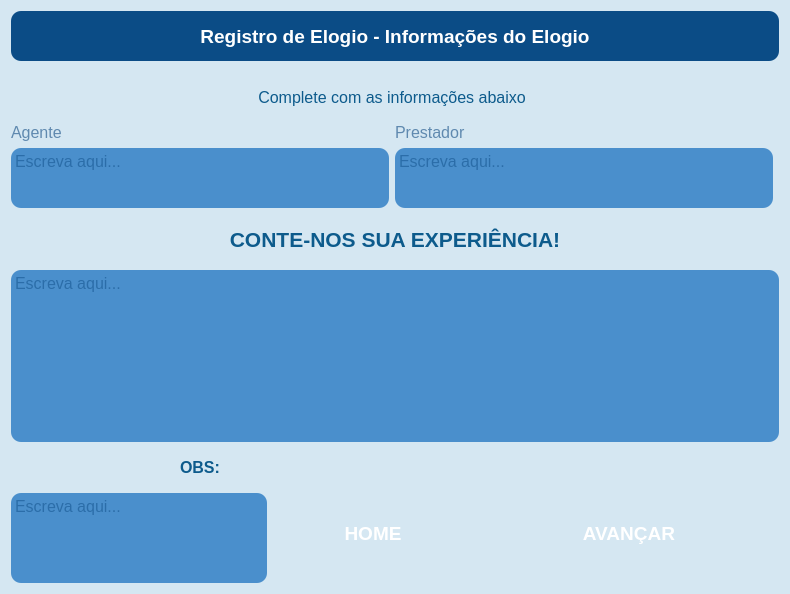
        <widget class="QFrame" name="frame_agente_prestador">
         <property name="minimumSize">
          <size>
           <width>0</width>
           <height>0</height>
          </size>
         </property>
         <property name="maximumSize">
          <size>
           <width>16777215</width>
           <height>16777215</height>
          </size>
         </property>
         <property name="sizeIncrement">
          <size>
           <width>0</width>
           <height>0</height>
          </size>
         </property>
         <property name="styleSheet">
          <string notr="true">background-color:#D5E7F2;
color: rgb(255, 255, 255);
border: rgb(0, 0, 127);
border-radius: 10px;</string>
         </property>
         <property name="frameShape">
          <enum>QFrame::NoFrame</enum>
         </property>
         <property name="frameShadow">
          <enum>QFrame::Raised</enum>
         </property>
         <layout class="QGridLayout" name="gridLayout_7">
          <item row="11" column="0" colspan="3">
           <widget class="QPlainTextEdit" name="et_elogio_4">
            <property name="minimumSize">
             <size>
              <width>0</width>
              <height>100</height>
             </size>
            </property>
            <property name="maximumSize">
             <size>
              <width>16777215</width>
              <height>16777215</height>
             </size>
            </property>
            <property name="font">
             <font>
              <pointsize>12</pointsize>
             </font>
            </property>
            <property name="styleSheet">
             <string notr="true">QPlainTextEdit {
color: rgb(11, 76, 134);
border-color: rgb(242, 163, 65);
background-color: rgb(74, 143, 204);
margin-top: 10px;
margin-bottom: 10px;
}
QPlainTextEdit:focus{
border: 3px solid #F2A341;
}</string>
            </property>
            <property name="frameShape">
             <enum>QFrame::NoFrame</enum>
            </property>
            <property name="tabChangesFocus">
             <bool>true</bool>
            </property>
            <property name="placeholderText">
             <string>Escreva aqui...</string>
            </property>
           </widget>
          </item>
          <item row="0" column="0" colspan="3">
           <widget class="QLabel" name="label_23">
            <property name="enabled">
             <bool>true</bool>
            </property>
            <property name="minimumSize">
             <size>
              <width>0</width>
              <height>60</height>
             </size>
            </property>
            <property name="maximumSize">
             <size>
              <width>16777215</width>
              <height>85</height>
             </size>
            </property>
            <property name="font">
             <font>
              <pointsize>14</pointsize>
              <weight>75</weight>
              <bold>true</bold>
             </font>
            </property>
            <property name="layoutDirection">
             <enum>Qt::LeftToRight</enum>
            </property>
            <property name="styleSheet">
             <string notr="true">background-color: #0B4C86;
color: rgb(255, 255, 255);
border: #F2A341;
border-radius: 10px;
margin-bottom: 10px;</string>
            </property>
            <property name="frameShadow">
             <enum>QFrame::Plain</enum>
            </property>
            <property name="lineWidth">
             <number>1</number>
            </property>
            <property name="text">
             <string>Registro de Elogio - Informações do Elogio</string>
            </property>
            <property name="alignment">
             <set>Qt::AlignCenter</set>
            </property>
           </widget>
          </item>
          <item row="7" column="0">
           <widget class="QPlainTextEdit" name="et_nome_eq_2">
            <property name="enabled">
             <bool>true</bool>
            </property>
            <property name="sizePolicy">
             <sizepolicy hsizetype="Expanding" vsizetype="Expanding">
              <horstretch>0</horstretch>
              <verstretch>0</verstretch>
             </sizepolicy>
            </property>
            <property name="minimumSize">
             <size>
              <width>0</width>
              <height>30</height>
             </size>
            </property>
            <property name="maximumSize">
             <size>
              <width>16777215</width>
              <height>60</height>
             </size>
            </property>
            <property name="font">
             <font>
              <pointsize>12</pointsize>
             </font>
            </property>
            <property name="styleSheet">
             <string notr="true">QPlainTextEdit {
color: rgb(11, 76, 134);
border-color: rgb(242, 163, 65);
background-color: rgb(74, 143, 204);
}
QPlainTextEdit:focus{
border: 3px solid #F2A341;
}</string>
            </property>
            <property name="frameShape">
             <enum>QFrame::NoFrame</enum>
            </property>
            <property name="tabChangesFocus">
             <bool>true</bool>
            </property>
            <property name="placeholderText">
             <string>Escreva aqui...</string>
            </property>
           </widget>
          </item>
          <item row="7" column="1">
           <widget class="QPlainTextEdit" name="et_nome_ag_3">
            <property name="sizePolicy">
             <sizepolicy hsizetype="Expanding" vsizetype="Expanding">
              <horstretch>0</horstretch>
              <verstretch>0</verstretch>
             </sizepolicy>
            </property>
            <property name="minimumSize">
             <size>
              <width>0</width>
              <height>30</height>
             </size>
            </property>
            <property name="maximumSize">
             <size>
              <width>16777215</width>
              <height>60</height>
             </size>
            </property>
            <property name="font">
             <font>
              <pointsize>12</pointsize>
             </font>
            </property>
            <property name="layoutDirection">
             <enum>Qt::LeftToRight</enum>
            </property>
            <property name="autoFillBackground">
             <bool>false</bool>
            </property>
            <property name="styleSheet">
             <string notr="true">QPlainTextEdit {
color: rgb(11, 76, 134);
border-color: rgb(242, 163, 65);
background-color: rgb(74, 143, 204);
}
QPlainTextEdit:focus{
border: 3px solid #F2A341;
}</string>
            </property>
            <property name="frameShape">
             <enum>QFrame::NoFrame</enum>
            </property>
            <property name="tabChangesFocus">
             <bool>true</bool>
            </property>
            <property name="placeholderText">
             <string>Escreva aqui...</string>
            </property>
           </widget>
          </item>
          <item row="10" column="0" colspan="3">
           <widget class="QLabel" name="label_24">
            <property name="minimumSize">
             <size>
              <width>0</width>
              <height>40</height>
             </size>
            </property>
            <property name="font">
             <font>
              <pointsize>16</pointsize>
              <weight>75</weight>
              <bold>true</bold>
             </font>
            </property>
            <property name="acceptDrops">
             <bool>false</bool>
            </property>
            <property name="layoutDirection">
             <enum>Qt::LeftToRight</enum>
            </property>
            <property name="styleSheet">
             <string notr="true">color: #0D5B8C;
margin-top:10px;
</string>
            </property>
            <property name="text">
             <string>CONTE-NOS SUA EXPERIÊNCIA!</string>
            </property>
            <property name="alignment">
             <set>Qt::AlignCenter</set>
            </property>
           </widget>
          </item>
          <item row="13" column="0" rowspan="2" colspan="3">
           <layout class="QHBoxLayout" name="horizontalLayout_5">
            <property name="sizeConstraint">
             <enum>QLayout::SetMaximumSize</enum>
            </property>
            <item>
             <widget class="QPlainTextEdit" name="et_obs_4">
              <property name="minimumSize">
               <size>
                <width>0</width>
                <height>0</height>
               </size>
              </property>
              <property name="maximumSize">
               <size>
                <width>16777215</width>
                <height>100</height>
               </size>
              </property>
              <property name="font">
               <font>
                <pointsize>12</pointsize>
               </font>
              </property>
              <property name="styleSheet">
               <string notr="true">QPlainTextEdit {
color: rgb(11, 76, 134);
border-color: rgb(242, 163, 65);
background-color: rgb(74, 143, 204);
margin-top:10px
}
QPlainTextEdit:focus{
border: 3px solid #F2A341;
}</string>
              </property>
              <property name="frameShape">
               <enum>QFrame::NoFrame</enum>
              </property>
              <property name="tabChangesFocus">
               <bool>true</bool>
              </property>
              <property name="placeholderText">
               <string>Escreva aqui...</string>
              </property>
             </widget>
            </item>
            <item>
             <widget class="QPushButton" name="btn_voltar_4">
              <property name="minimumSize">
               <size>
                <width>200</width>
                <height>50</height>
               </size>
              </property>
              <property name="maximumSize">
               <size>
                <width>16777215</width>
                <height>120</height>
               </size>
              </property>
              <property name="font">
               <font>
                <pointsize>14</pointsize>
                <weight>75</weight>
                <bold>true</bold>
               </font>
              </property>
              <property name="cursor">
               <cursorShape>PointingHandCursor</cursorShape>
              </property>
              <property name="styleSheet">
               <string notr="true">\a\QPushButton{
background-color: #F3AA3E;
color: #0D5B8C;
border-radius: 10px;
margin-top:10px
}
QPushButton:pressed{
border: 5px solid #0B4C86;
}\\a</string>
              </property>
              <property name="text">
               <string>HOME</string>
              </property>
             </widget>
            </item>
            <item>
             <widget class="QPushButton" name="btn_enviar_4">
              <property name="enabled">
               <bool>true</bool>
              </property>
              <property name="sizePolicy">
               <sizepolicy hsizetype="Minimum" vsizetype="Fixed">
                <horstretch>0</horstretch>
                <verstretch>0</verstretch>
               </sizepolicy>
              </property>
              <property name="minimumSize">
               <size>
                <width>300</width>
                <height>50</height>
               </size>
              </property>
              <property name="maximumSize">
               <size>
                <width>200</width>
                <height>120</height>
               </size>
              </property>
              <property name="font">
               <font>
                <pointsize>14</pointsize>
                <weight>75</weight>
                <bold>true</bold>
               </font>
              </property>
              <property name="cursor">
               <cursorShape>PointingHandCursor</cursorShape>
              </property>
              <property name="focusPolicy">
               <enum>Qt::StrongFocus</enum>
              </property>
              <property name="styleSheet">
               <string notr="true">\a\QPushButton{
background-color: #F3AA3E;
color: #0D5B8C;
border-radius: 10px;
margin-top:10px
}
QPushButton:pressed{
border: 5px solid #0B4C86;
}\\a</string>
              </property>
              <property name="text">
               <string>AVANÇAR</string>
              </property>
              <property name="checkable">
               <bool>true</bool>
              </property>
              <property name="autoExclusive">
               <bool>true</bool>
              </property>
              <property name="autoDefault">
               <bool>true</bool>
              </property>
              <property name="default">
               <bool>false</bool>
              </property>
              <property name="flat">
               <bool>false</bool>
              </property>
             </widget>
            </item>
           </layout>
          </item>
          <item row="12" column="0">
           <widget class="QLabel" name="label_25">
            <property name="minimumSize">
             <size>
              <width>0</width>
              <height>0</height>
             </size>
            </property>
            <property name="font">
             <font>
              <pointsize>12</pointsize>
              <weight>75</weight>
              <bold>true</bold>
             </font>
            </property>
            <property name="styleSheet">
             <string notr="true">color: #0D5B8C;</string>
            </property>
            <property name="midLineWidth">
             <number>0</number>
            </property>
            <property name="text">
             <string>OBS:</string>
            </property>
            <property name="alignment">
             <set>Qt::AlignCenter</set>
            </property>
           </widget>
          </item>
          <item row="1" column="0" colspan="2">
           <widget class="QLabel" name="label_26">
            <property name="minimumSize">
             <size>
              <width>0</width>
              <height>40</height>
             </size>
            </property>
            <property name="maximumSize">
             <size>
              <width>16777215</width>
              <height>70</height>
             </size>
            </property>
            <property name="font">
             <font>
              <pointsize>12</pointsize>
             </font>
            </property>
            <property name="acceptDrops">
             <bool>false</bool>
            </property>
            <property name="layoutDirection">
             <enum>Qt::LeftToRight</enum>
            </property>
            <property name="styleSheet">
             <string notr="true">color: #0D5B8C;</string>
            </property>
            <property name="text">
             <string>Complete com as informações abaixo</string>
            </property>
            <property name="alignment">
             <set>Qt::AlignCenter</set>
            </property>
           </widget>
          </item>
          <item row="2" column="0">
           <widget class="QLabel" name="label_27">
            <property name="font">
             <font>
              <pointsize>12</pointsize>
             </font>
            </property>
            <property name="styleSheet">
             <string notr="true">color: #5f89af;</string>
            </property>
            <property name="text">
             <string>Agente</string>
            </property>
           </widget>
          </item>
          <item row="2" column="1">
           <widget class="QLabel" name="label_28">
            <property name="font">
             <font>
              <pointsize>12</pointsize>
             </font>
            </property>
            <property name="styleSheet">
             <string notr="true">color: #5f89af;</string>
            </property>
            <property name="text">
             <string>Prestador</string>
            </property>
           </widget>
          </item>
         </layout>
        </widget>
